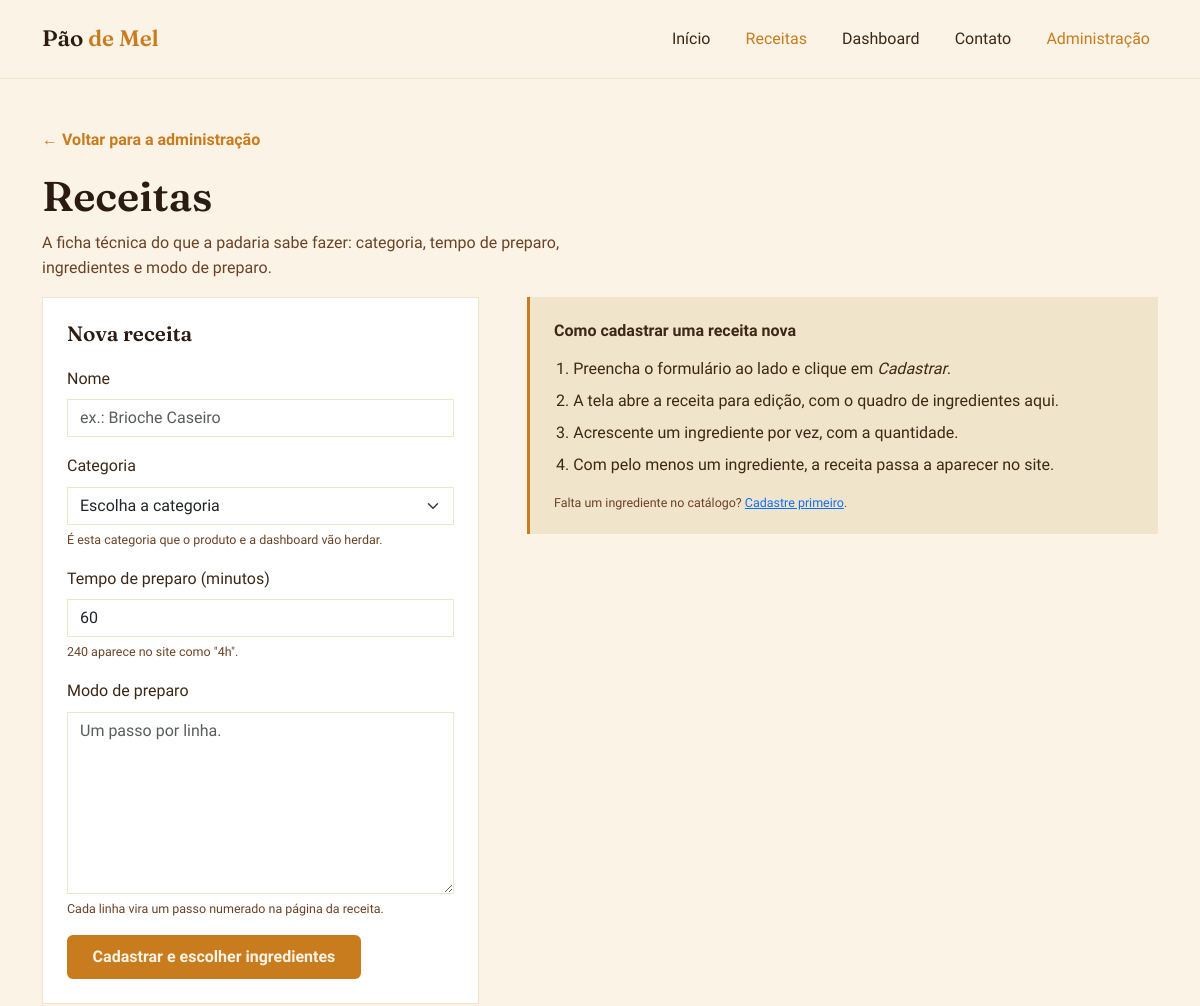
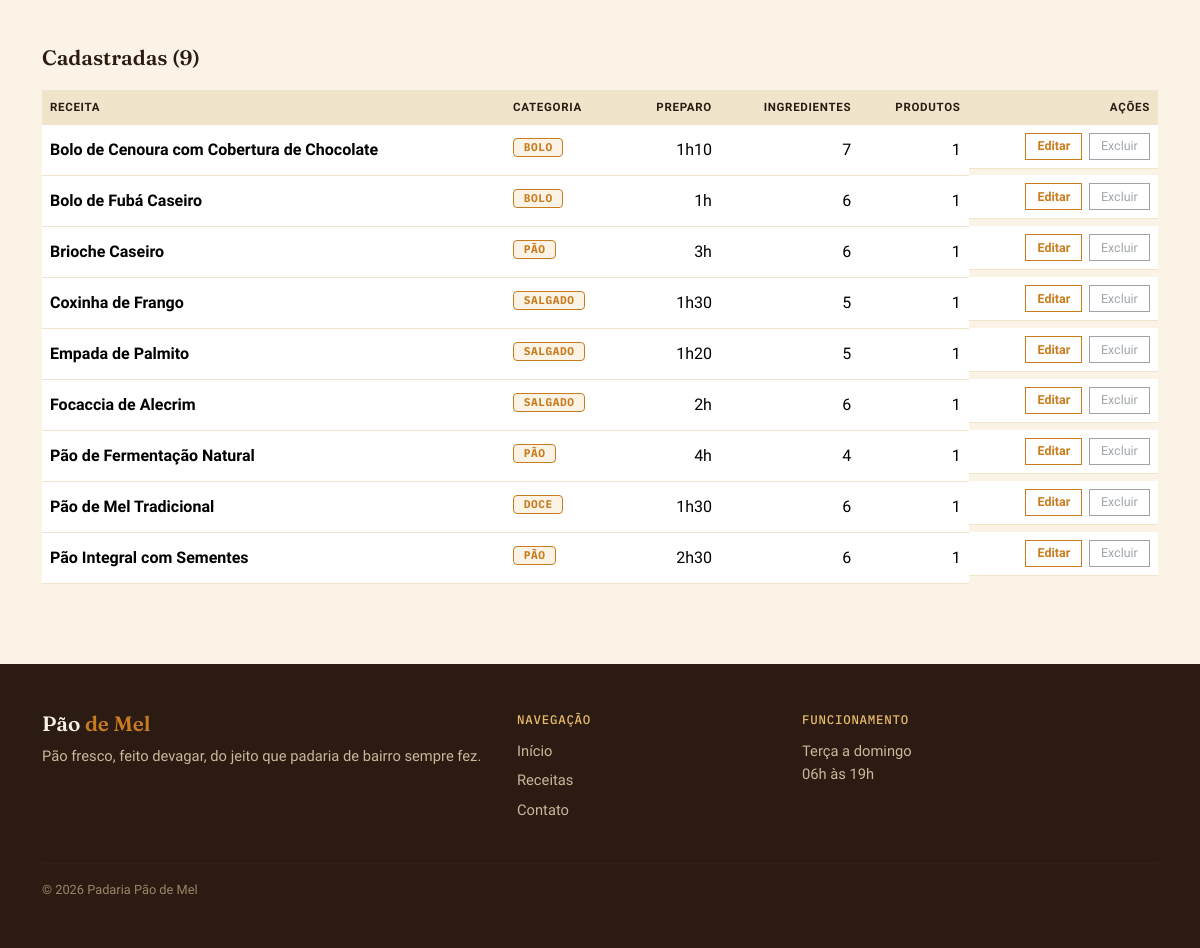
The app's page /admin/receitas.php with its own data (2 pictures, top to bottom).
### tables this page shows
CREATE TABLE receitas (
    id           INT AUTO_INCREMENT PRIMARY KEY,
    nome         VARCHAR(100) NOT NULL,
    modo_preparo TEXT         NOT NULL,
    tempo_preparo INT         NOT NULL,   
    id_categoria INT          NOT NULL,
    FOREIGN KEY (id_categoria) REFERENCES categorias(id)
);

CREATE TABLE categorias (
    id   INT AUTO_INCREMENT PRIMARY KEY,
    nome VARCHAR(100) NOT NULL
);

### includes/funcoes.php (called while the page is built, shortened)
<?php
function escapar(?string $texto): string
{
    return htmlspecialchars($texto ?? '', ENT_QUOTES, 'UTF-8');
}
function formatarTempoPreparo(int $minutos): string
{
    $horas = intdiv($minutos, 60);
    $minutosRestantes = $minutos % 60;
    if ($minutosRestantes === 0) {
        return $horas . 'h';
    }
    return $horas . 'h' . $minutosRestantes;
}

### includes/crud-receitas.php (called while the page is built, shortened)
<?php
require_once __DIR__ . '/funcoes.php';
function listarReceitas(PDO $pdo): array
{
    $sql = "SELECT r.id,
                   r.nome,
                   r.tempo_preparo,
                   c.nome AS categoria,
                   (SELECT COUNT(*) FROM receita_ingrediente ri WHERE ri.id_receita = r.id) AS ingredientes,
                   (SELECT COUNT(*) FROM produtos p           WHERE p.id_receita  = r.id) AS produtos
            FROM receitas r
            INNER JOIN categorias c ON c.id = r.id_categoria
            ORDER BY r.nome";
    return $pdo->query($sql)->fetchAll();
}

### admin/receitas.php (the view, shortened to what this page needs)
<?php
require_once __DIR__ . '/../includes/conexao.php';
require_once __DIR__ . '/../includes/crud-receitas.php';
$editando   = isset($_GET['editar']) ? buscarReceita($pdo, (int) $_GET['editar']) : null;
$receitas   = listarReceitas($pdo);
$ingredientesDaReceita = $editando ? listarIngredientesDaReceita($pdo, (int) $editando['id']) : [];
$ingredientesLivres    = $editando ? ingredientesDisponiveis($pdo, (int) $editando['id']) : [];
require __DIR__ . '/../includes/header.php';
?>
<section class="container page-header">
  <a href="index.php" class="voltar-link">← Voltar para a administração</a>
  <h1 class="page-title">Receitas</h1>
  <p class="page-subtitle">
    A ficha técnica do que a padaria sabe fazer: categoria, tempo de preparo,
    ingredientes e modo de preparo.
  </p>
</section>
<section class="container admin-tela">
  <div class="row g-5">
    <div class="col-lg-5">
      <div class="admin-form">
        <h2 class="section-title-sm">
          <?php echo $editando ? 'Editar receita' : 'Nova receita'; ?>
        </h2>
        <form method="post" action="receitas.php">
          <div class="mb-3">
            <label class="form-label" for="nome">Nome</label>
            <input type="text" class="form-control" id="nome" name="nome" required
                   maxlength="<?php echo RECEITA_NOME_LIMITE; ?>"
                   value="<?php echo escapar($editando['nome'] ?? ''); ?>"
                   placeholder="ex.: Brioche Caseiro">
          </div>
          <div class="mb-3">
            <label class="form-label" for="id_categoria">Categoria</label>
            <select class="form-select" id="id_categoria" name="id_categoria" required>
              <option value="">Escolha a categoria</option>
            </select>
            <small class="campo-dica">É esta categoria que o produto e a dashboard vão herdar.</small>
          </div>
          <div class="mb-3">
            <label class="form-label" for="tempo_preparo">Tempo de preparo (minutos)</label>
            <input type="number" class="form-control" id="tempo_preparo" name="tempo_preparo" required
                   min="1" max="<?php echo RECEITA_TEMPO_MAXIMO; ?>"
                   value="<?php echo (int) ($editando['tempo_preparo'] ?? 60); ?>">
            <small class="campo-dica">240 aparece no site como "4h".</small>
          </div>
          <div class="mb-3">
            <label class="form-label" for="modo_preparo">Modo de preparo</label>
            <textarea class="form-control" id="modo_preparo" name="modo_preparo" rows="7" required
                      placeholder="Um passo por linha."><?php echo escapar($editando['modo_preparo'] ?? ''); ?></textarea>
            <small class="campo-dica">Cada linha vira um passo numerado na página da receita.</small>
          </div>
          <button type="submit" class="btn btn-honey">
            <?php echo $editando ? 'Salvar alterações' : 'Cadastrar e escolher ingredientes'; ?>
          </button>
        </form>
      </div>
    </div>
    <div class="col-lg-7">
      <?php if ($editando): ?>
        <div class="admin-form">
          <h2 class="section-title-sm">Ingredientes de "<?php echo escapar($editando['nome']); ?>"</h2>
          <?php if (empty($ingredientesDaReceita)): ?>
            <p class="sem-resultados">
              Nenhum ingrediente ainda. Enquanto estiver assim, esta receita
              <strong>não aparece no site</strong>.
            </p>
          <?php else: ?>
            <ul class="lista-vinculos">
              <?php foreach ($ingredientesDaReceita as $item): ?>
                <li>
                  <span class="vinculo-texto">
                    <?php echo escapar(formatarIngrediente(
                        (float) $item['quantidade'],
                        $item['unidade_medida'],
                        $item['nome']
                    )); ?>
                  </span>
                  <form method="post" action="receitas.php" class="form-inline-acao">
                    <?php echo campoToken(); ?>
                    <input type="hidden" name="acao" value="rem_ingrediente">
                    <input type="hidden" name="id_receita" value="<?php echo (int) $editando['id']; ?>">
                    <input type="hidden" name="id_ingrediente" value="<?php echo (int) $item['id_ingrediente']; ?>">
                    <button type="submit" class="btn btn-sm btn-outline-danger">Remover</button>
                  </form>
                </li>
              <?php endforeach; ?>
            </ul>
          <?php endif; ?>
          <hr class="separador-form">
          <h3 class="rotulo-bloco">Acrescentar ingrediente</h3>
          <?php if (empty($ingredientesLivres)): ?>
            <p class="campo-dica">
              Todos os ingredientes do catálogo já estão nesta receita.
              <a href="ingredientes.php">Cadastre um novo</a> se precisar.
            </p>
          <?php else: ?>
            <form method="post" action="receitas.php" class="form-vinculo">
              <?php echo campoToken(); ?>
              <input type="hidden" name="acao" value="add_ingrediente">
              <input type="hidden" name="id_receita" value="<?php echo (int) $editando['id']; ?>">
              <div class="row g-2 align-items-end">
                <div class="col-sm-6">
                  <label class="form-label" for="id_ingrediente">Ingrediente</label>
                  <select class="form-select" id="id_ingrediente" name="id_ingrediente" required>
                    <option value="">Escolha</option>
                    <?php foreach ($ingredientesLivres as $livre): ?>
                      <option value="<?php echo (int) $livre['id']; ?>">
                        <?php echo escapar($livre['nome']); ?> (<?php echo escapar($livre['unidade_medida']); ?>)
                      </option>
                    <?php endforeach; ?>
                  </select>
                </div>
                <div class="col-sm-3">
                  <label class="form-label" for="quantidade">Quantidade</label>
                  <input type="text" class="form-control" id="quantidade" name="quantidade" required
                         inputmode="decimal" placeholder="500">
                </div>
                <div class="col-sm-3">
                  <button type="submit" class="btn btn-honey w-100">Adicionar</button>
                </div>
              </div>
              <small class="campo-dica">A unidade vem do catálogo do ingrediente. Use vírgula para decimais.</small>
            </form>
          <?php endif; ?>
        </div>
      <?php else: ?>
        <div class="admin-aviso-lateral">
          <p><strong>Como cadastrar uma receita nova</strong></p>
          <ol class="passos-curtos">
            <li>Preencha o formulário ao lado e clique em <em>Cadastrar</em>.</li>
            <li>A tela abre a receita para edição, com o quadro de ingredientes aqui.</li>
            <li>Acrescente um ingrediente por vez, com a quantidade.</li>
            <li>Com pelo menos um ingrediente, a receita passa a aparecer no site.</li>
          </ol>
          <p class="campo-dica">
            Falta um ingrediente no catálogo? <a href="ingredientes.php">Cadastre primeiro</a>.
          </p>
        </div>
      <?php endif; ?>
    </div>
  </div>
  <div class="row mt-5">
    <div class="col-12">
      <h2 class="section-title-sm">Cadastradas (<?php echo count($receitas); ?>)</h2>
      <?php if (empty($receitas)): ?>
        <p class="sem-resultados">Nenhuma receita cadastrada ainda.</p>
      <?php else: ?>
        <div class="table-responsive">
          <table class="table table-hover align-middle admin-tabela">
            <thead>
              <tr>
                <th scope="col">Receita</th>
                <th scope="col">Categoria</th>
                <th scope="col" class="text-end">Preparo</th>
                <th scope="col" class="text-end">Ingredientes</th>
                <th scope="col" class="text-end">Produtos</th>
                <th scope="col" class="text-end">Ações</th>
              </tr>
            </thead>
            <tbody>
              <?php foreach ($receitas as $receita): ?>
                <?php
                  $semIngredientes = (int) $receita['ingredientes'] === 0;
                  $temProduto      = (int) $receita['produtos'] > 0;
                ?>
                <tr class="<?php echo $semIngredientes ? 'linha-inativa' : ''; ?>">
                  <td>
                    <strong><?php echo escapar($receita['nome']); ?></strong>
                  </td>
                  <td><span class="badge badge-categoria"><?php echo escapar($receita['categoria']); ?></span></td>
                  <td class="text-end"><?php echo escapar(formatarTempoPreparo((int) $receita['tempo_preparo'])); ?></td>
                  <td class="text-end"><?php echo (int) $receita['ingredientes']; ?></td>
                  <td class="text-end"><?php echo (int) $receita['produtos']; ?></td>
                  <td class="text-end acoes-linha">
                    <a href="receitas.php?editar=<?php echo (int) $receita['id']; ?>"
                       class="btn btn-sm btn-outline-honey">Editar</a>
                    <?php if ($temProduto): ?>
                      <button type="button" class="btn btn-sm btn-outline-secondary" disabled
                              title="Há produto nascendo desta receita">Excluir</button>
                    <?php endif; ?>
                  </td>
                </tr>
              <?php endforeach; ?>
            </tbody>
          </table>
        </div>
      <?php endif; ?>
    </div>
  </div>
</section>
<?php require __DIR__ . '/../includes/footer.php'; ?>

### assets/css/style.css (style rules this page uses)
:root { --flour: #FAF3E6; --dough: #F0E4CB; --crust: #6B4226; --crust-dark: #2B1B12; --honey: #C97C1E; --honey-light: #E8B96B; --text-main: #3D2817; }
* { box-sizing: border-box; }
body { background: var(--flour); color: var(--text-main); font-family: 'Work Sans', sans-serif; line-height: 1.6; }
h1, h2, h3 { font-family: 'Fraunces', serif; font-weight: 600; color: var(--crust-dark); }
.btn-honey { background: var(--honey); border: none; color: var(--flour); font-weight: 600; padding: 0.65rem 1.6rem; border-radius: 6px; }
.btn-outline-honey { border: 1.5px solid var(--honey); color: var(--honey); font-weight: 600; padding: 0.6rem 1.5rem; border-radius: 6px; }
.section-title-sm { font-size: 1.3rem; margin-bottom: 1.2rem; }
.badge-categoria { display: inline-block; font-family: 'IBM Plex Mono', monospace; font-size: 0.7rem; text-transform: uppercase; letter-spacing: 0.05em; background: var(--flour); border: 1px solid var(--honey); color: var(--honey); padding: 0.2rem 0.6rem; border-radius: 4px; margin-bottom: 0.6rem; }
.page-header { padding-top: 3rem; }
.page-title { font-size: clamp(1.8rem, 4vw, 2.6rem); }
.page-subtitle { color: var(--crust); max-width: 36rem; }
.voltar-link { display: inline-block; margin-bottom: 1.2rem; color: var(--honey); font-weight: 600; text-decoration: none; }
.admin-tela { margin-bottom: 4rem; }
.admin-form { background: #fff; border: 1px solid var(--dough); padding: 1.5rem; position: sticky; top: 5.5rem; }
.admin-form .form-control, .admin-form .form-select { border: 1px solid var(--dough); border-radius: 0; }
.campo-dica { display: block; margin-top: 0.3rem; font-size: 0.78rem; color: var(--crust); }
.admin-tabela thead th { background: var(--dough); color: var(--crust-dark); font-size: 0.72rem; letter-spacing: 0.06em; text-transform: uppercase; border-bottom: none; }
.admin-tabela tbody td { border-color: var(--dough); }
.acoes-linha { display: flex; gap: 0.4rem; justify-content: flex-end; align-items: center; flex-wrap: nowrap; white-space: nowrap; }
.admin-tabela td.text-end, .admin-tabela th.text-end { white-space: nowrap; }
.admin-tabela .btn-sm { border-radius: 0; font-size: 0.78rem; padding: 0.2rem 0.7rem; }
.admin-aviso-lateral { background: var(--dough); border-left: 3px solid var(--honey); padding: 1.3rem 1.5rem; }
.admin-aviso-lateral p { margin-bottom: 0.8rem; }
.admin-aviso-lateral p:last-child { margin-bottom: 0; }
.passos-curtos { margin: 0 0 1rem; padding-left: 1.2rem; }
.passos-curtos li { margin-bottom: 0.4rem; }

### records on screen
receitas: nome "Bolo de Cenoura com Cobertura de Chocolate", id_categoria.nome "BOLO", tempo_preparo "1h10", ingredientes "7", produtos "1"
receitas: nome "Bolo de Fubá Caseiro", id_categoria.nome "BOLO", tempo_preparo "1h", ingredientes "6", produtos "1"
receitas: nome "Brioche Caseiro", id_categoria.nome "PÃO", tempo_preparo "3h", ingredientes "6", produtos "1"
receitas: nome "Coxinha de Frango", id_categoria.nome "SALGADO", tempo_preparo "1h30", ingredientes "5", produtos "1"
receitas: nome "Empada de Palmito", id_categoria.nome "SALGADO", tempo_preparo "1h20", ingredientes "5", produtos "1"
receitas: nome "Focaccia de Alecrim", id_categoria.nome "SALGADO", tempo_preparo "2h", ingredientes "6", produtos "1"
receitas: nome "Pão de Fermentação Natural", id_categoria.nome "PÃO", tempo_preparo "4h", ingredientes "4", produtos "1"
receitas: nome "Pão de Mel Tradicional", id_categoria.nome "DOCE", tempo_preparo "1h30", ingredientes "6", produtos "1"
receitas: nome "Pão Integral com Sementes", id_categoria.nome "PÃO", tempo_preparo "2h30", ingredientes "6", produtos "1"

### other values on screen
count($receitas) "9"
